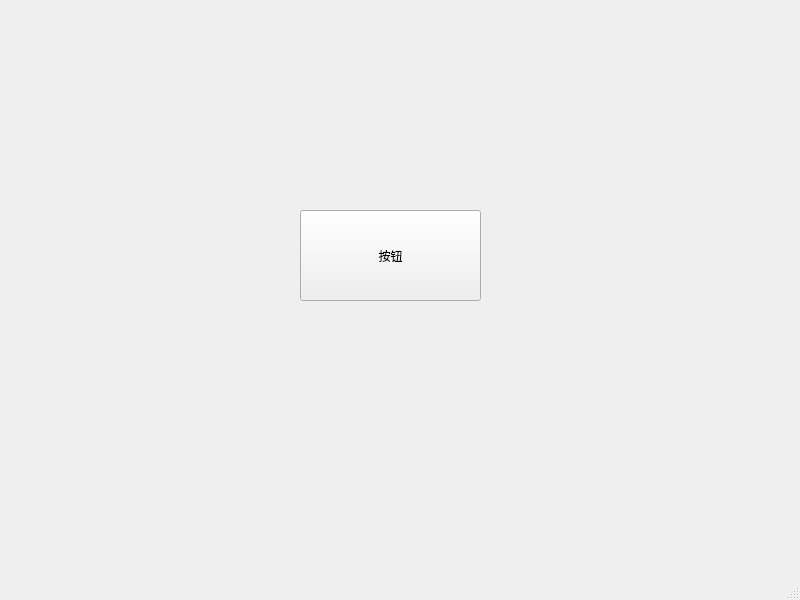
<?xml version="1.0" encoding="UTF-8"?>
<ui version="4.0">
 <class>MainWindow</class>
 <widget class="QMainWindow" name="MainWindow">
  <property name="geometry">
   <rect>
    <x>0</x>
    <y>0</y>
    <width>800</width>
    <height>600</height>
   </rect>
  </property>
  <property name="windowTitle">
   <string>MainWindow</string>
  </property>
  <widget class="QWidget" name="centralwidget">
   <widget class="QPushButton" name="pushButton">
    <property name="geometry">
     <rect>
      <x>300</x>
      <y>210</y>
      <width>181</width>
      <height>91</height>
     </rect>
    </property>
    <property name="text">
     <string>按钮</string>
    </property>
   </widget>
  </widget>
  <widget class="QMenuBar" name="menubar">
   <property name="geometry">
    <rect>
     <x>0</x>
     <y>0</y>
     <width>800</width>
     <height>23</height>
    </rect>
   </property>
  </widget>
  <widget class="QStatusBar" name="statusbar"/>
 </widget>
 <resources/>
 <connections/>
</ui>
